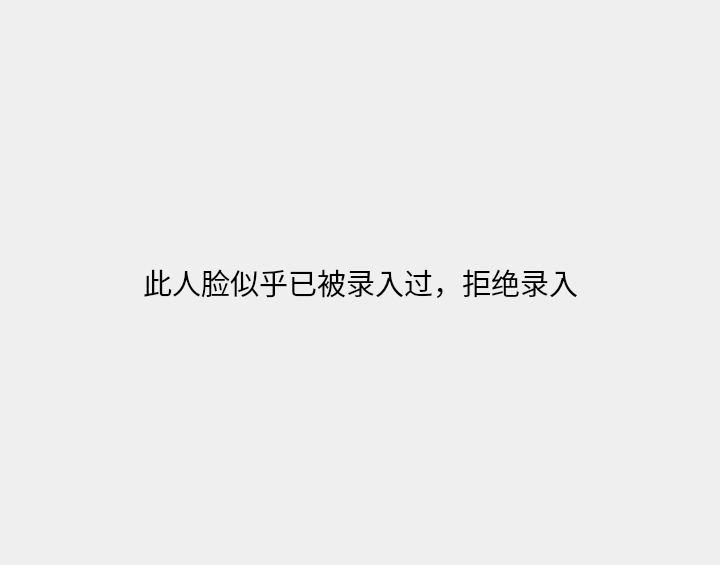
<?xml version="1.0" encoding="UTF-8"?>
<ui version="4.0">
 <class>pageoftakefacefailed</class>
 <widget class="QWidget" name="pageoftakefacefailed">
  <property name="geometry">
   <rect>
    <x>0</x>
    <y>0</y>
    <width>720</width>
    <height>565</height>
   </rect>
  </property>
  <property name="windowTitle">
   <string>Form</string>
  </property>
  <layout class="QGridLayout" name="gridLayout">
   <item row="0" column="0">
    <spacer name="horizontalSpacer">
     <property name="orientation">
      <enum>Qt::Horizontal</enum>
     </property>
     <property name="sizeHint" stdset="0">
      <size>
       <width>125</width>
       <height>20</height>
      </size>
     </property>
    </spacer>
   </item>
   <item row="0" column="1">
    <widget class="QLabel" name="label">
     <property name="font">
      <font>
       <pointsize>22</pointsize>
      </font>
     </property>
     <property name="text">
      <string>此人脸似乎已被录入过，拒绝录入</string>
     </property>
    </widget>
   </item>
   <item row="0" column="2">
    <spacer name="horizontalSpacer_2">
     <property name="orientation">
      <enum>Qt::Horizontal</enum>
     </property>
     <property name="sizeHint" stdset="0">
      <size>
       <width>124</width>
       <height>20</height>
      </size>
     </property>
    </spacer>
   </item>
  </layout>
 </widget>
 <resources/>
 <connections/>
</ui>
